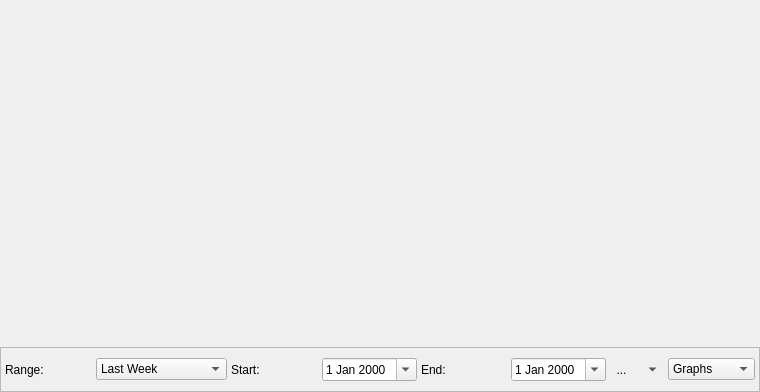
<?xml version="1.0" encoding="UTF-8"?>
<ui version="4.0">
 <class>Overview</class>
 <widget class="QWidget" name="Overview">
  <property name="geometry">
   <rect>
    <x>0</x>
    <y>0</y>
    <width>760</width>
    <height>392</height>
   </rect>
  </property>
  <property name="windowTitle">
   <string>Form</string>
  </property>
  <layout class="QVBoxLayout" name="verticalLayout">
   <property name="spacing">
    <number>0</number>
   </property>
   <property name="leftMargin">
    <number>0</number>
   </property>
   <property name="topMargin">
    <number>0</number>
   </property>
   <property name="rightMargin">
    <number>0</number>
   </property>
   <property name="bottomMargin">
    <number>0</number>
   </property>
   <item>
    <widget class="QWidget" name="graphArea" native="true"/>
   </item>
   <item>
    <widget class="QFrame" name="frame">
     <property name="maximumSize">
      <size>
       <width>16777215</width>
       <height>45</height>
      </size>
     </property>
     <property name="frameShape">
      <enum>QFrame::StyledPanel</enum>
     </property>
     <property name="frameShadow">
      <enum>QFrame::Raised</enum>
     </property>
     <layout class="QHBoxLayout" name="horizontalLayout">
      <property name="spacing">
       <number>4</number>
      </property>
      <property name="leftMargin">
       <number>4</number>
      </property>
      <property name="topMargin">
       <number>0</number>
      </property>
      <property name="rightMargin">
       <number>4</number>
      </property>
      <property name="bottomMargin">
       <number>0</number>
      </property>
      <item>
       <widget class="QLabel" name="label_3">
        <property name="text">
         <string>Range:</string>
        </property>
       </widget>
      </item>
      <item>
       <widget class="QComboBox" name="rangeCombo">
        <property name="sizePolicy">
         <sizepolicy hsizetype="Fixed" vsizetype="Fixed">
          <horstretch>0</horstretch>
          <verstretch>0</verstretch>
         </sizepolicy>
        </property>
        <item>
         <property name="text">
          <string>Last Week</string>
         </property>
        </item>
        <item>
         <property name="text">
          <string>Last Two Weeks</string>
         </property>
        </item>
        <item>
         <property name="text">
          <string>Last Month</string>
         </property>
        </item>
        <item>
         <property name="text">
          <string>Last Two Months</string>
         </property>
        </item>
        <item>
         <property name="text">
          <string>Last Three Months</string>
         </property>
        </item>
        <item>
         <property name="text">
          <string>Last 6 Months</string>
         </property>
        </item>
        <item>
         <property name="text">
          <string>Last Year</string>
         </property>
        </item>
        <item>
         <property name="text">
          <string>Everything</string>
         </property>
        </item>
        <item>
         <property name="text">
          <string>Custom</string>
         </property>
        </item>
       </widget>
      </item>
      <item>
       <widget class="QLabel" name="dateStartLabel">
        <property name="text">
         <string>Start:</string>
        </property>
       </widget>
      </item>
      <item>
       <widget class="QDateEdit" name="dateStart">
        <property name="sizePolicy">
         <sizepolicy hsizetype="Fixed" vsizetype="Fixed">
          <horstretch>0</horstretch>
          <verstretch>0</verstretch>
         </sizepolicy>
        </property>
        <property name="calendarPopup">
         <bool>true</bool>
        </property>
        <property name="timeSpec">
         <enum>Qt::UTC</enum>
        </property>
       </widget>
      </item>
      <item>
       <widget class="QLabel" name="dateEndLabel">
        <property name="text">
         <string>End:</string>
        </property>
       </widget>
      </item>
      <item>
       <widget class="QDateEdit" name="dateEnd">
        <property name="sizePolicy">
         <sizepolicy hsizetype="Fixed" vsizetype="Fixed">
          <horstretch>0</horstretch>
          <verstretch>0</verstretch>
         </sizepolicy>
        </property>
        <property name="calendarPopup">
         <bool>true</bool>
        </property>
        <property name="timeSpec">
         <enum>Qt::UTC</enum>
        </property>
       </widget>
      </item>
      <item>
       <widget class="QToolButton" name="toolButton">
        <property name="toolTip">
         <string>Reset view to selected date range</string>
        </property>
        <property name="styleSheet">
         <string notr="true">QToolButton {
 background: transparent;
 border-radius: 8px;
 border: 2px solid transparent;
}

QToolButton:hover {
 border: 2px solid #456789;
}

QToolButton:pressed {
 border: 2px solid #456789;
 background-color: #89abcd;
}</string>
        </property>
        <property name="text">
         <string>...</string>
        </property>
        <property name="icon">
         <iconset resource="Resources.qrc">
          <normaloff>:/icons/refresh.png</normaloff>:/icons/refresh.png</iconset>
        </property>
       </widget>
      </item>
      <item>
       <spacer name="horizontalSpacer">
        <property name="orientation">
         <enum>Qt::Horizontal</enum>
        </property>
        <property name="sizeType">
         <enum>QSizePolicy::Fixed</enum>
        </property>
        <property name="sizeHint" stdset="0">
         <size>
          <width>4</width>
          <height>20</height>
         </size>
        </property>
       </spacer>
      </item>
      <item>
       <layout class="QHBoxLayout" name="dateLayout"/>
      </item>
      <item>
       <widget class="QToolButton" name="toggleVisibility">
        <property name="toolTip">
         <string>Toggle Graph Visibility</string>
        </property>
        <property name="styleSheet">
         <string notr="true">QToolButton {
 background: transparent;
 border-radius: 8px;
 border: 2px solid transparent;
}

QToolButton:hover {
 border: 2px solid #456789;
}

QToolButton:pressed {
 border: 2px solid #456789;
 background-color: #89abcd;
}</string>
        </property>
        <property name="text">
         <string>...</string>
        </property>
        <property name="checkable">
         <bool>true</bool>
        </property>
        <property name="autoRaise">
         <bool>true</bool>
        </property>
        <property name="arrowType">
         <enum>Qt::DownArrow</enum>
        </property>
       </widget>
      </item>
      <item>
       <widget class="QComboBox" name="graphCombo">
        <property name="toolTip">
         <string>Drop down to see list of graphs to switch on/off.</string>
        </property>
        <property name="sizeAdjustPolicy">
         <enum>QComboBox::AdjustToContents</enum>
        </property>
        <item>
         <property name="text">
          <string>Graphs</string>
         </property>
        </item>
       </widget>
      </item>
     </layout>
    </widget>
   </item>
  </layout>
 </widget>
 <resources>
  <include location="Resources.qrc"/>
 </resources>
 <connections/>
</ui>
